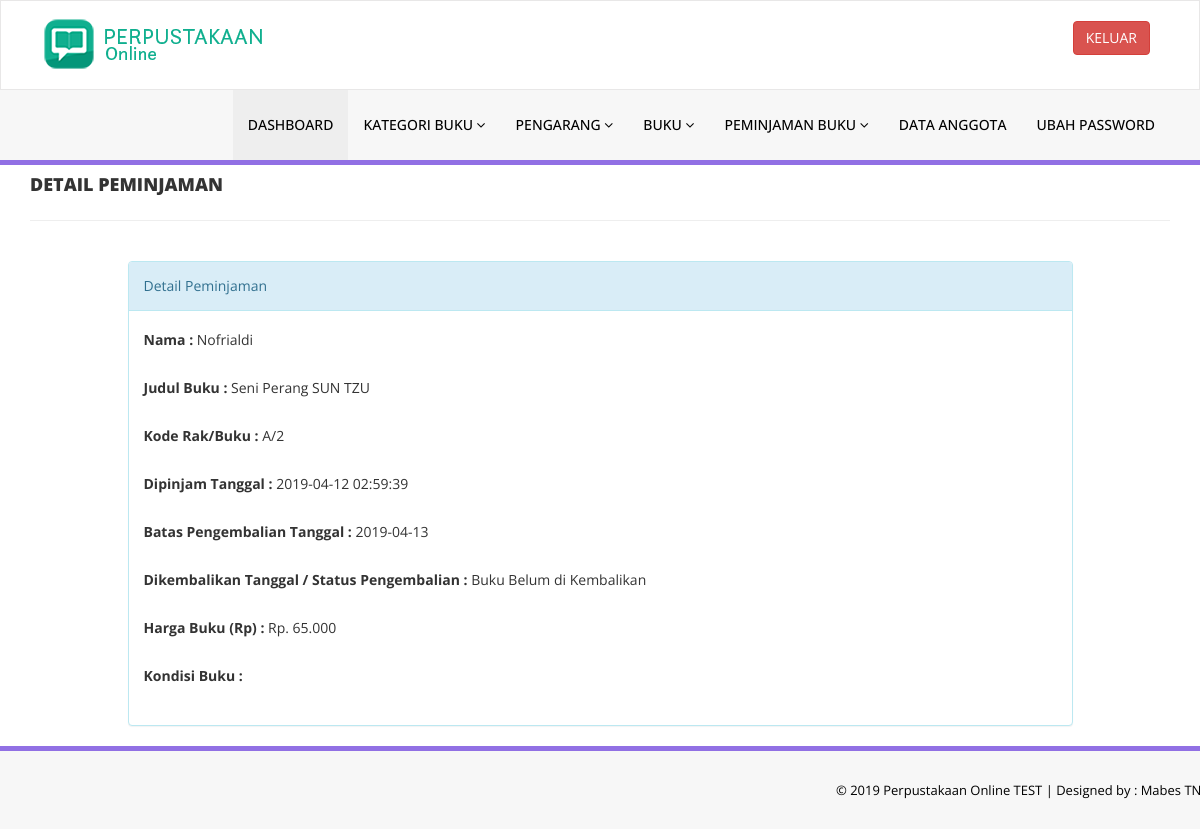
Before: /admin/detail-issue-bookdeails.php?rid=31 (signed in) with the older database file.
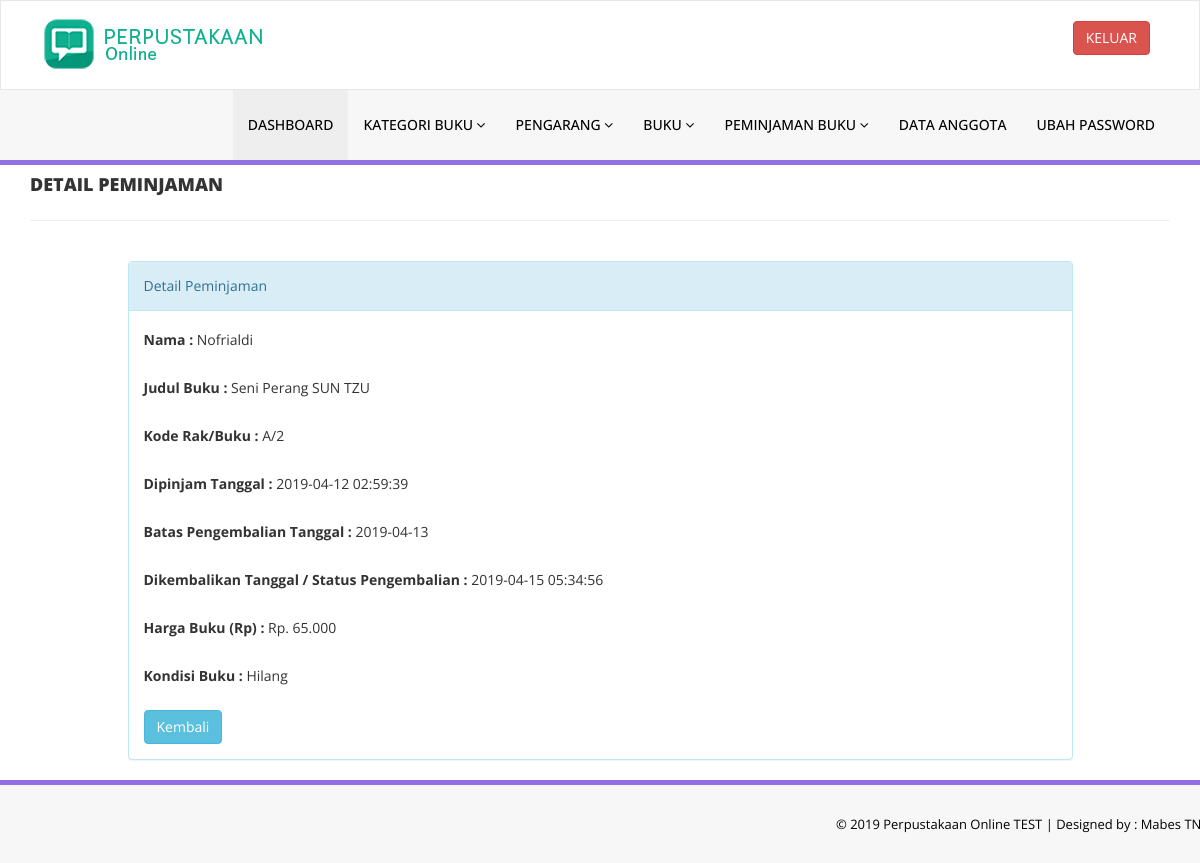
After: the same page with the newer database file.
### tables this page shows
CREATE TABLE `tblissuedbookdetails` (
  `id` int(11) NOT NULL,
  `BookId` int(11) DEFAULT NULL,
  `StudentID` varchar(150) DEFAULT NULL,
  `IssuesDate` timestamp NULL DEFAULT CURRENT_TIMESTAMP,
  `ReturnDate` timestamp NULL DEFAULT NULL ON UPDATE CURRENT_TIMESTAMP,
  `RetrunStatus` int(1) DEFAULT NULL,
  `fine` varchar(11) DEFAULT NULL,
  `Batas` date DEFAULT NULL
);

CREATE TABLE `tblstudents` (
  `id` int(11) NOT NULL,
  `StudentId` varchar(100) DEFAULT NULL,
  `FullName` varchar(120) DEFAULT NULL,
  `EmailId` varchar(120) DEFAULT NULL,
  `MobileNumber` char(11) DEFAULT NULL,
  `Password` varchar(120) DEFAULT NULL,
  `Status` int(1) DEFAULT NULL,
  `RegDate` timestamp NULL DEFAULT CURRENT_TIMESTAMP,
  `UpdationDate` timestamp NULL DEFAULT NULL ON UPDATE CURRENT_TIMESTAMP,
  `Pangkat` varchar(255) DEFAULT NULL,
  `NRP` varchar(255) DEFAULT NULL,
  `Jabatan` varchar(255) DEFAULT NULL,
  `Satuan` varchar(255) DEFAULT NULL
);

CREATE TABLE `tblbooks` (
  `id` int(11) NOT NULL,
  `BookName` varchar(255) DEFAULT NULL,
  `CatId` int(11) DEFAULT NULL,
  `AuthorId` int(11) DEFAULT NULL,
  `ISBNNumber` varchar(11) DEFAULT NULL,
  `BookPrice` int(11) DEFAULT NULL,
  `RegDate` timestamp NULL DEFAULT CURRENT_TIMESTAMP,
  `UpdationDate` timestamp NULL DEFAULT NULL ON UPDATE CURRENT_TIMESTAMP,
  `Gambar` varchar(255) DEFAULT NULL
);

### admin/detail-issue-bookdeails.php (the view, shortened to what this page needs)
<?php
include('includes/config.php');
if(strlen($_SESSION['alogin'])==0)
    {
header('location:index.php');
}
else{
?>
<!DOCTYPE html>
<html xmlns="http://www.w3.org/1999/xhtml">
<head>
    <link href="assets/css/bootstrap.css" rel="stylesheet" />
    <link href="assets/css/font-awesome.css" rel="stylesheet" />
    <link href="assets/css/style.css" rel="stylesheet" />
</head>
<body>
<?php include('includes/header.php');?>
    <div class="content-wra
    <div class="content-wrapper">
         <div class="container">
        <div class="row pad-botm">
            <div class="col-md-12">
                <h4 class="header-line">Detail Peminjaman</h4>
                            </div>
</div>
<div class="row">
<div class="col-md-10 col-sm-6 col-xs-12 col-md-offset-1"">
<div class="panel panel-info">
<div class="panel-heading">
Detail Peminjaman
</div>
<div class="panel-body">
<form role="form" method="post">
<?php
$rid=intval($_GET['rid']);
$sql = "SELECT tblstudents.FullName,tblbooks.BookName,tblbooks.ISBNNumber,tblbooks.BookPrice,tblissuedbookdetails.IssuesDate,tblissuedbookdetails.ReturnDate,tblissuedbookdetails.Batas,tblissuedbookdetails.id as rid,tblissuedbookdetails.fine,tblissuedbookdetails.RetrunStatus from  tblissuedbookdetails join tblstudents on tblstudents.StudentId=tblissuedbookdetails.StudentId join tblbooks on tblbooks.id=tblissuedbookdetails.BookId where tblissuedbookdetails.id=:rid";
$query = $dbh -> prepare($sql);
$query->bindParam(':rid',$rid,PDO::PARAM_STR);
$query->execute();
$results=$query->fetchAll(PDO::FETCH_OBJ);
if($query->rowCount() > 0)
{
foreach($results as $result)
{               ?>
<div class="form-group">
<label>Nama :</label>
<?php echo htmlentities($result->FullName);?>
</div>
<div class="form-group">
<label>Judul Buku :</label>
<?php echo htmlentities($result->BookName);?>
</div>
<div class="form-group">
<label>Kode Rak/Buku :</label>
<?php echo htmlentities($result->ISBNNumber);?>
</div>
<div class="form-group">
<label>Dipinjam Tanggal :</label>
<?php echo htmlentities($result->IssuesDate);?>
</div>
<div class="form-group">
<label>Batas Pengembalian Tanggal :</label>
<?php echo htmlentities($result->Batas);?>
</div>
<div class="form-group">
<label>Dikembalikan Tanggal / Status Pengembalian :</label>
<?php if($result->ReturnDate=="")
                                            {
                                                echo htmlentities("Buku Belum di Kembalikan");
                                            } else {
                                            echo htmlentities($result->ReturnDate);
}
                                            ?>
</div>
<div class="form-group">
<label>Harga Buku (Rp) :</label> Rp.
<?php echo number_format($result->BookPrice, 0, ".", ".");?>
</div>
<div class="form-group">
<label>Kondisi Buku :</label>
<?php echo htmlentities($result->fine);?>
</div>
 <?php if($result->RetrunStatus==1){?>
<button type="submit" name="return" id="submit" class="btn btn-info">Kembali </button>
 </div>
 <?php }}} ?>
                                    </form>
                            </div>
                        </div>
                            </div>
        </div>
    </div>
    </div>
  <?php include('includes/footer.php');?>
</body>
</html>
<?php } ?>

Changed rows visible on the page:
changed tblissuedbookdetails "Nofrialdi": ReturnDate (not shown) → "2019-04-15 05:34:56"; fine (not shown) → "Hilang"; RetrunStatus empty → 1 (drawn)
